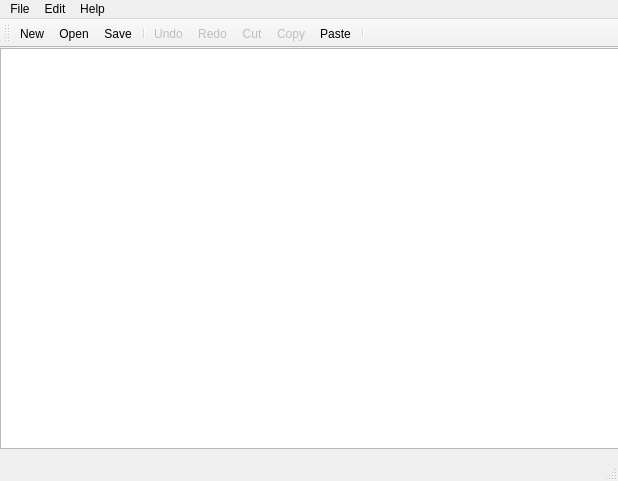
<?xml version="1.0" encoding="UTF-8"?>
<ui version="4.0">
 <class>MainWindow</class>
 <widget class="QMainWindow" name="MainWindow">
  <property name="geometry">
   <rect>
    <x>0</x>
    <y>0</y>
    <width>618</width>
    <height>481</height>
   </rect>
  </property>
  <property name="windowTitle">
   <string>MainWindow</string>
  </property>
  <widget class="QWidget" name="centralWidget">
   <widget class="QTextEdit" name="textEdit">
    <property name="geometry">
     <rect>
      <x>0</x>
      <y>0</y>
      <width>621</width>
      <height>401</height>
     </rect>
    </property>
    <property name="sizePolicy">
     <sizepolicy hsizetype="Expanding" vsizetype="Expanding">
      <horstretch>0</horstretch>
      <verstretch>0</verstretch>
     </sizepolicy>
    </property>
    <property name="font">
     <font>
      <family>Consolas</family>
      <pointsize>11</pointsize>
     </font>
    </property>
   </widget>
  </widget>
  <widget class="QMenuBar" name="menuBar">
   <property name="geometry">
    <rect>
     <x>0</x>
     <y>0</y>
     <width>618</width>
     <height>23</height>
    </rect>
   </property>
   <widget class="QMenu" name="menuFile">
    <property name="title">
     <string>File</string>
    </property>
    <addaction name="actionNew"/>
    <addaction name="actionOpen"/>
    <addaction name="separator"/>
    <addaction name="actionSave"/>
    <addaction name="actionSave_As"/>
    <addaction name="separator"/>
    <addaction name="actionExit"/>
   </widget>
   <widget class="QMenu" name="menuEdit">
    <property name="title">
     <string>Edit</string>
    </property>
    <addaction name="actionUndo"/>
    <addaction name="actionRedo"/>
    <addaction name="separator"/>
    <addaction name="actionCut"/>
    <addaction name="actionCopy"/>
    <addaction name="actionPaste"/>
    <addaction name="separator"/>
    <addaction name="actionFind"/>
    <addaction name="actionFind_and_Replace"/>
    <addaction name="separator"/>
    <addaction name="actionSelect_All"/>
   </widget>
   <widget class="QMenu" name="menuHelp">
    <property name="title">
     <string>Help</string>
    </property>
    <addaction name="actionView_Help"/>
    <addaction name="actionAbout"/>
   </widget>
   <addaction name="menuFile"/>
   <addaction name="menuEdit"/>
   <addaction name="menuHelp"/>
  </widget>
  <widget class="QStatusBar" name="statusBar"/>
  <widget class="QToolBar" name="toolBar">
   <property name="windowTitle">
    <string>toolBar</string>
   </property>
   <attribute name="toolBarArea">
    <enum>TopToolBarArea</enum>
   </attribute>
   <attribute name="toolBarBreak">
    <bool>false</bool>
   </attribute>
   <addaction name="actionNew"/>
   <addaction name="actionOpen"/>
   <addaction name="actionSave"/>
   <addaction name="separator"/>
   <addaction name="actionUndo"/>
   <addaction name="actionRedo"/>
   <addaction name="actionCut"/>
   <addaction name="actionCopy"/>
   <addaction name="actionPaste"/>
   <addaction name="separator"/>
  </widget>
  <action name="actionNew">
   <property name="icon">
    <iconset resource="imgRes.qrc">
     <normaloff>:/toolbar/img/toolbar/filenew.png</normaloff>:/toolbar/img/toolbar/filenew.png</iconset>
   </property>
   <property name="text">
    <string>New</string>
   </property>
  </action>
  <action name="actionOpen">
   <property name="icon">
    <iconset resource="imgRes.qrc">
     <normaloff>:/toolbar/img/toolbar/fileopen.png</normaloff>:/toolbar/img/toolbar/fileopen.png</iconset>
   </property>
   <property name="text">
    <string>Open</string>
   </property>
  </action>
  <action name="actionExit">
   <property name="text">
    <string>Exit</string>
   </property>
  </action>
  <action name="actionCut">
   <property name="enabled">
    <bool>false</bool>
   </property>
   <property name="icon">
    <iconset resource="imgRes.qrc">
     <normaloff>:/toolbar/img/toolbar/editcut.png</normaloff>:/toolbar/img/toolbar/editcut.png</iconset>
   </property>
   <property name="text">
    <string>Cut</string>
   </property>
  </action>
  <action name="actionCopy">
   <property name="enabled">
    <bool>false</bool>
   </property>
   <property name="icon">
    <iconset resource="imgRes.qrc">
     <normaloff>:/toolbar/img/toolbar/editcopy.png</normaloff>:/toolbar/img/toolbar/editcopy.png</iconset>
   </property>
   <property name="text">
    <string>Copy</string>
   </property>
  </action>
  <action name="actionPaste">
   <property name="icon">
    <iconset resource="imgRes.qrc">
     <normaloff>:/toolbar/img/toolbar/editpaste.png</normaloff>:/toolbar/img/toolbar/editpaste.png</iconset>
   </property>
   <property name="text">
    <string>Paste</string>
   </property>
  </action>
  <action name="actionDelete">
   <property name="text">
    <string>Delete</string>
   </property>
  </action>
  <action name="actionFind">
   <property name="text">
    <string>Find</string>
   </property>
  </action>
  <action name="actionFind_and_Replace">
   <property name="text">
    <string>Find and Replace</string>
   </property>
  </action>
  <action name="actionView_Help">
   <property name="text">
    <string>View Help</string>
   </property>
  </action>
  <action name="actionAbout">
   <property name="text">
    <string>About</string>
   </property>
  </action>
  <action name="actionSave">
   <property name="icon">
    <iconset resource="imgRes.qrc">
     <normaloff>:/toolbar/img/toolbar/filesave.png</normaloff>:/toolbar/img/toolbar/filesave.png</iconset>
   </property>
   <property name="text">
    <string>Save</string>
   </property>
  </action>
  <action name="actionSave_As">
   <property name="text">
    <string>Save As</string>
   </property>
  </action>
  <action name="actionUndo">
   <property name="enabled">
    <bool>false</bool>
   </property>
   <property name="icon">
    <iconset resource="imgRes.qrc">
     <normaloff>:/toolbar/img/toolbar/editundo.png</normaloff>:/toolbar/img/toolbar/editundo.png</iconset>
   </property>
   <property name="text">
    <string>Undo</string>
   </property>
  </action>
  <action name="actionRedo">
   <property name="enabled">
    <bool>false</bool>
   </property>
   <property name="icon">
    <iconset resource="imgRes.qrc">
     <normaloff>:/toolbar/img/toolbar/editredo.png</normaloff>:/toolbar/img/toolbar/editredo.png</iconset>
   </property>
   <property name="text">
    <string>Redo</string>
   </property>
  </action>
  <action name="actionSelect_All">
   <property name="enabled">
    <bool>true</bool>
   </property>
   <property name="text">
    <string>Select All</string>
   </property>
  </action>
 </widget>
 <layoutdefault spacing="6" margin="11"/>
 <resources>
  <include location="imgRes.qrc"/>
 </resources>
 <connections>
  <connection>
   <sender>actionExit</sender>
   <signal>triggered()</signal>
   <receiver>MainWindow</receiver>
   <slot>close()</slot>
   <hints>
    <hint type="sourcelabel">
     <x>-1</x>
     <y>-1</y>
    </hint>
    <hint type="destinationlabel">
     <x>308</x>
     <y>240</y>
    </hint>
   </hints>
  </connection>
  <connection>
   <sender>actionCut</sender>
   <signal>triggered()</signal>
   <receiver>textEdit</receiver>
   <slot>cut()</slot>
   <hints>
    <hint type="sourcelabel">
     <x>-1</x>
     <y>-1</y>
    </hint>
    <hint type="destinationlabel">
     <x>310</x>
     <y>257</y>
    </hint>
   </hints>
  </connection>
  <connection>
   <sender>actionCopy</sender>
   <signal>triggered()</signal>
   <receiver>textEdit</receiver>
   <slot>copy()</slot>
   <hints>
    <hint type="sourcelabel">
     <x>-1</x>
     <y>-1</y>
    </hint>
    <hint type="destinationlabel">
     <x>310</x>
     <y>257</y>
    </hint>
   </hints>
  </connection>
  <connection>
   <sender>actionRedo</sender>
   <signal>triggered()</signal>
   <receiver>textEdit</receiver>
   <slot>redo()</slot>
   <hints>
    <hint type="sourcelabel">
     <x>-1</x>
     <y>-1</y>
    </hint>
    <hint type="destinationlabel">
     <x>310</x>
     <y>257</y>
    </hint>
   </hints>
  </connection>
  <connection>
   <sender>actionUndo</sender>
   <signal>triggered()</signal>
   <receiver>textEdit</receiver>
   <slot>undo()</slot>
   <hints>
    <hint type="sourcelabel">
     <x>-1</x>
     <y>-1</y>
    </hint>
    <hint type="destinationlabel">
     <x>310</x>
     <y>257</y>
    </hint>
   </hints>
  </connection>
  <connection>
   <sender>actionPaste</sender>
   <signal>triggered()</signal>
   <receiver>textEdit</receiver>
   <slot>paste()</slot>
   <hints>
    <hint type="sourcelabel">
     <x>-1</x>
     <y>-1</y>
    </hint>
    <hint type="destinationlabel">
     <x>310</x>
     <y>257</y>
    </hint>
   </hints>
  </connection>
  <connection>
   <sender>actionSelect_All</sender>
   <signal>triggered()</signal>
   <receiver>textEdit</receiver>
   <slot>selectAll()</slot>
   <hints>
    <hint type="sourcelabel">
     <x>-1</x>
     <y>-1</y>
    </hint>
    <hint type="destinationlabel">
     <x>310</x>
     <y>257</y>
    </hint>
   </hints>
  </connection>
  <connection>
   <sender>textEdit</sender>
   <signal>copyAvailable(bool)</signal>
   <receiver>actionCopy</receiver>
   <slot>setEnabled(bool)</slot>
   <hints>
    <hint type="sourcelabel">
     <x>310</x>
     <y>257</y>
    </hint>
    <hint type="destinationlabel">
     <x>-1</x>
     <y>-1</y>
    </hint>
   </hints>
  </connection>
  <connection>
   <sender>textEdit</sender>
   <signal>copyAvailable(bool)</signal>
   <receiver>actionCut</receiver>
   <slot>setEnabled(bool)</slot>
   <hints>
    <hint type="sourcelabel">
     <x>310</x>
     <y>257</y>
    </hint>
    <hint type="destinationlabel">
     <x>-1</x>
     <y>-1</y>
    </hint>
   </hints>
  </connection>
  <connection>
   <sender>textEdit</sender>
   <signal>redoAvailable(bool)</signal>
   <receiver>actionRedo</receiver>
   <slot>setEnabled(bool)</slot>
   <hints>
    <hint type="sourcelabel">
     <x>310</x>
     <y>257</y>
    </hint>
    <hint type="destinationlabel">
     <x>-1</x>
     <y>-1</y>
    </hint>
   </hints>
  </connection>
  <connection>
   <sender>textEdit</sender>
   <signal>undoAvailable(bool)</signal>
   <receiver>actionUndo</receiver>
   <slot>setEnabled(bool)</slot>
   <hints>
    <hint type="sourcelabel">
     <x>310</x>
     <y>257</y>
    </hint>
    <hint type="destinationlabel">
     <x>-1</x>
     <y>-1</y>
    </hint>
   </hints>
  </connection>
 </connections>
</ui>
